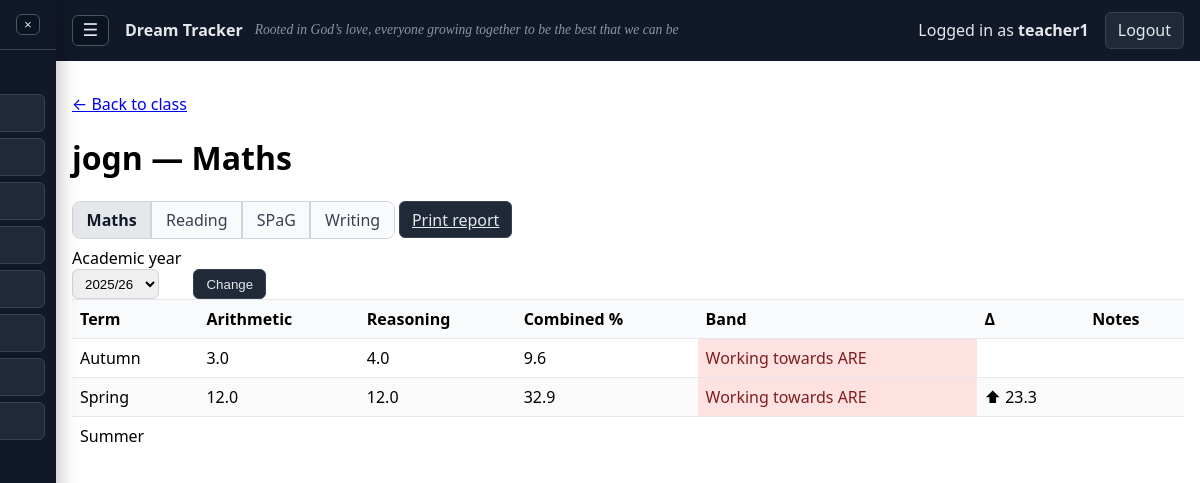
The page /pupil/1 (signed in) on the database its author committed.
### models.py (models this page shows, shortened)
class Teacher(UserMixin, db.Model):
    __tablename__ = "teachers"
    id = db.Column(db.Integer, primary_key=True)
    username = db.Column(db.String(80), unique=True, nullable=False)
    password_hash = db.Column(db.String(255), nullable=False)
    class_id = db.Column(db.Integer, db.ForeignKey("classes.id"))
    is_admin = db.Column(db.Boolean, nullable=False, default=False)
    is_active = db.Column(db.Boolean, nullable=False, default=True)
    class_links = db.relationship("TeacherClass", back_populates="teacher", cascade="all, delete-orphan")
    classes = db.relationship("SchoolClass", secondary="teacher_classes", viewonly=True)

class Pupil(db.Model):
    __tablename__ = "pupils"
    id = db.Column(db.Integer, primary_key=True)
    class_id = db.Column(db.Integer, db.ForeignKey("classes.id"), nullable=False)
    number = db.Column(db.Integer, nullable=True)  # optional display No.
    name = db.Column(db.String(120), nullable=False, index=True)
    gender = db.Column(db.String(1), nullable=True)  # 'M' or 'F'
    pupil_premium = db.Column(db.Boolean, default=False)
    laps = db.Column(db.Boolean, default=False)
    service_child = db.Column(db.Boolean, default=False)
    updated_at = db.Column(db.DateTime, default=datetime.utcnow, onupdate=datetime.utcnow)
    results = db.relationship("Result", backref="pupil", cascade="all, delete-orphan")
    writing_results = db.relationship("WritingResult", backref="pupil", cascade="all, delete-orphan")
    sats_scores = db.relationship("SatsScore", backref="pupil", cascade="all, delete-orphan")
    class_history = db.relationship("PupilClassHistory", backref="pupil", cascade="all, delete-orphan")
    __table_args__ = (
    )

class Result(db.Model):
    __tablename__ = "results"
    id = db.Column(db.Integer, primary_key=True)
    pupil_id = db.Column(db.Integer, db.ForeignKey("pupils.id"), nullable=False)
    academic_year_id = db.Column(db.Integer, db.ForeignKey("academic_years.id"), nullable=False)
    academic_year = db.relationship("AcademicYear")
    class_id_snapshot = db.Column(db.Integer, db.ForeignKey("classes.id"), nullable=True)
    term = db.Column(db.String(10), nullable=False)  # "Autumn" | "Spring" | "Summer"
    subject = db.Column(db.String(20), nullable=False, default="maths", index=True)
    arithmetic = db.Column(db.Float, nullable=True)
    reasoning = db.Column(db.Float, nullable=True)
    reading_p1 = db.Column(db.Float, nullable=True)
    reading_p2 = db.Column(db.Float, nullable=True)
    spelling = db.Column(db.Float, nullable=True)
    grammar = db.Column(db.Float, nullable=True)
    combined_pct = db.Column(db.Float, nullable=True)  # auto-calculated
    summary = db.Column(db.String(30), nullable=True)  # auto-assigned band (text)
    note = db.Column(db.Text, nullable=True)
    created_at = db.Column(db.DateTime, default=datetime.utcnow)
    updated_at = db.Column(db.DateTime, default=datetime.utcnow, onupdate=datetime.utcnow)
    updated_by_teacher_id = db.Column(db.Integer, db.ForeignKey("teachers.id"), nullable=True)
    __table_args__ = (
        db.UniqueConstraint('pupil_id', 'academic_year_id', 'term', 'subject', name='uq_pupil_year_term_subject'),
    )

### app.py (the view)
    @app.route("/pupil/<int:pupil_id>")
    @login_required
    def pupil_page(pupil_id: int):
        ensure_default_year()
        pupil = Pupil.query.get_or_404(pupil_id)
        requested_subject = (request.args.get("subject", "maths") or "maths").strip().lower()
        if requested_subject == "writing":
            subject = "writing"
        else:
            subject = normalize_subject(requested_subject)
        require_pupil_access(pupil)
        year_param = request.args.get("year")
        if year_param:
            try:
                year = AcademicYear.query.get(int(year_param))
            except ValueError:
                year = get_current_year()
            if not year:
                year = get_current_year()
        else:
            year = get_current_year()
        records = []
        if subject == "writing":
            order = case(
                (WritingResult.term == "Autumn", 1),
                (WritingResult.term == "Spring", 2),
                (WritingResult.term == "Summer", 3),
                else_=4,
            )
            result_map = {t: None for t in TERMS}
            results = (
                WritingResult.query
                .filter_by(pupil_id=pupil.id, academic_year_id=year.id)
                .order_by(order)
                .all()
            )
            for r in results:
                if r.term in result_map and result_map[r.term] is None:
                    result_map[r.term] = r
            for t in TERMS:
                r = result_map[t]
                band = writing_band_label(r.band) if r else None
                records.append({
                    "term": t,
                    "arithmetic": "—",
                    "reasoning": "—",
                    "combined_pct": "—",
                    "summary": band,
                    "note": (r.note if r and r.note else ""),
                    "delta": None,
                })
        else:
            order = case(
                (Result.term == "Autumn", 1),
                (Result.term == "Spring", 2),
                (Result.term == "Summer", 3),
                else_=4,
            )
            result_map = {t: None for t in TERMS}
            results = (
                Result.query
                .filter_by(pupil_id=pupil.id, academic_year_id=year.id, subject=subject)
                .order_by(order)
                .all()
            )
            for r in results:
                if r.term in result_map and result_map[r.term] is None:
                    result_map[r.term] = r
            prev_combined = None
            for t in TERMS:
                r = result_map[t]
                combined = r.combined_pct if r else None
                delta = None if combined is None or prev_combined is None else round(combined - prev_combined, 1)
                records.append({
                    "term": t,
                    "arithmetic": (r.arithmetic if r else None),
                    "reasoning": (r.reasoning if r else None),
                    "combined_pct": combined,
                    "summary": (r.summary if r else None),
                    "note": (r.note if r and r.note else ""),
                    "delta": delta,
                })
                if combined is not None:
                    prev_combined = combined
        years = AcademicYear.query.order_by(AcademicYear.label.asc()).all()
        return render_template(
            "pupil.html",
            pupil=pupil,
            records=records,
            years=years,
            selected_year_id=year.id,
            subject=subject,
            subject_label=("Writing" if subject == "writing" else subject_display(subject)),
            subjects=SUBJECTS,
            paper_labels=(("Band", "") if subject == "writing" else paper_labels_for(subject)),
            band_css=band_css,
            is_year6=(pupil.klass.year_group == 6),
        )

### templates/pupil.html (shortened to what this page needs)
{% extends "layout.html" %}
{% block content %}
<p><a href="{{ url_for('dashboard', subject=subject, year=selected_year_id, **{'class': pupil.class_id}) }}">← Back to class</a></p>
<h1>{{ pupil.name }} — {{ subject_label }}</h1>
<div style="margin: 0.5rem 0;">
  <nav class="subject-tabs" aria-label="Subject tabs">
    {% for s in subjects %}
      <a class="subject-tab {{ 'active' if s == subject else '' }}" href="{{ url_for('pupil_page', pupil_id=pupil.id, year=selected_year_id, subject=s) }}">{{ 'Maths' if s=='maths' else ('Reading' if s=='reading' else 'SPaG') }}</a>
    {% endfor %}
    <a class="subject-tab {{ 'active' if subject == 'writing' else '' }}" href="{{ url_for('pupil_page', pupil_id=pupil.id, year=selected_year_id, subject='writing') }}">Writing</a>
  </nav>
  <a class="button" href="{{ url_for('report_pupil', pupil_id=pupil.id, year=selected_year_id, subject=subject) }}">Print report</a>
</div>
<form class="inline" method="get" action="{{ url_for('pupil_page', pupil_id=pupil.id) }}">
  <label>Academic year<br>
    <select name="year">
      {% for y in years %}
        <option value="{{ y.id }}" {{ 'selected' if y.id == selected_year_id else '' }}>{{ y.label }}</option>
      {% endfor %}
    </select>
  </label>
  <button class="button" type="submit">Change</button>
</form>
<section>
  <table>
    <thead>
      <tr>
        <th>Term</th><th>{{ paper_labels[0] }}</th><th>{{ paper_labels[1] }}</th><th>Combined %</th><th>Band</th><th>Δ</th><th>Notes</th>
      </tr>
    </thead>
    <tbody>
      {% for r in records %}
      <tr>
        <td>{{ r.term }}</td>
        <td>{{ '' if r.arithmetic is none else r.arithmetic }}</td>
        <td>{{ '' if r.reasoning is none else r.reasoning }}</td>
        <td>{{ '' if r.combined_pct is none else r.combined_pct }}</td>
        <td class="{{ band_css(r.summary) }}">{{ r.summary or '' }}</td>
        <td>
          {% if r.delta is none %}
          {% elif r.delta > 0 %}⬆ {{ r.delta }}
          {% elif r.delta < 0 %}⬇ {{ r.delta|abs }}
          {% else %}→ 0.0{% endif %}
        </td>
        <td>{{ r.note }}</td>
      </tr>
      {% endfor %}
    </tbody>
  </table>
</section>
{% endblock %}

### templates/layout.html (shortened to what this page needs)
<!doctype html>
<html lang="en">
<head>
</head>
<body>
  {% set sidebar_params = namespace(values={}) %}
  {% for key in ['year','term','class','gender','pp','laps','svc','min_pct','max_pct','band'] %}
    {% if request.args.get(key) %}
      {% set _ = sidebar_params.values.update({key: request.args.get(key)}) %}
    {% endif %}
  {% endfor %}
  {% set sidebar_subject = request.view_args.get('subject') if request.view_args and request.view_args.get('subject') else request.args.get('subject', 'maths') %}
  {% set sidebar_mode = request.args.get('mode', 'table' if current_user.is_admin else 'home') %}
  {% set reports_href = url_for('reports', **sidebar_params.values) %}
  {% set is_year6_menu = y6_nav is not none %}
  {% if current_user.is_authenticated %}
    <div id="sidebarHoverZone" class="hover-zone" aria-hidden="true"></div>
    <aside id="sidebar" class="sidebar" aria-label="Main menu">
      <div class="sidebar-head">
        <button id="menuCloseBtn" class="sidebar-close" aria-label="Close menu" type="button">×</button>
      </div>
      <nav class="sidebar-nav">
        <div class="section-title">Teacher</div>
        {% if is_year6_menu %}
          <a class="sidebar-link {{ 'active' if request.endpoint == 'y6_home' or (request.endpoint == 'dashboard' and sidebar_mode == 'home') else '' }}" href="{{ url_for('y6_home', **sidebar_params.values) }}">Home</a>
          <a class="sidebar-link {{ 'active' if request.endpoint in ['y6_sats_tracker', 'sats_page'] else '' }}" href="{{ url_for('y6_sats_tracker', **sidebar_params.values) }}">SATs Tracker</a>
          <a class="sidebar-link {{ 'active' if request.endpoint in ['y6_writing', 'writing_dashboard'] or (request.endpoint == 'dashboard' and sidebar_subject == 'writing') else '' }}" href="{{ url_for('y6_writing', **sidebar_params.values) }}">Writing</a>
          <a class="sidebar-link {{ 'active' if request.endpoint in ['y6_reports', 'reports'] else '' }}" href="{{ url_for('y6_reports', **sidebar_params.values) }}">Reports</a>
        {% else %}
          <a class="sidebar-link {{ 'active' if request.endpoint == 'dashboard' and sidebar_mode == 'home' else '' }}" href="{{ url_for('dashboard', subject='maths', mode='home', **sidebar_params.values) }}">Home</a>
          <a class="sidebar-link {{ 'active' if request.endpoint == 'dashboard' and sidebar_mode == 'table' and sidebar_subject == 'maths' else '' }}" href="{{ url_for('dashboard', subject='maths', mode='table', **sidebar_params.values) }}">Maths</a>
          <a class="sidebar-link {{ 'active' if request.endpoint == 'dashboard' and sidebar_mode == 'table' and sidebar_subject == 'reading' else '' }}" href="{{ url_for('dashboard', subject='reading', mode='table', **sidebar_params.values) }}">Reading</a>
          <a class="sidebar-link {{ 'active' if request.endpoint == 'dashboard' and sidebar_mode == 'table' and sidebar_subject == 'spag' else '' }}" href="{{ url_for('dashboard', subject='spag', mode='table', **sidebar_params.values) }}">SPaG</a>
          <a class="sidebar-link {{ 'active' if request.endpoint == 'dashboard' and sidebar_mode == 'table' and sidebar_subject == 'writing' else '' }}" href="{{ url_for('dashboard', subject='writing', mode='table', **sidebar_params.values) }}">Writing</a>
          <a class="sidebar-link {{ 'active' if request.endpoint == 'assessments' else '' }}" href="{{ url_for('assessments') }}">GAP</a>
          <a class="sidebar-link {{ 'active' if request.endpoint == 'interventions' else '' }}" href="{{ url_for('interventions') }}">Interventions</a>
          <a class="sidebar-link {{ 'active' if request.endpoint == 'reports' else '' }}" href="{{ reports_href }}">Reports</a>
        {% endif %}
      </nav>
    </aside>
  {% endif %}
  <header class="bar">
    {% if current_user.is_authenticated %}
      <button id="menuBtn" class="menu-btn" aria-label="Open menu" type="button">☰</button>
    {% endif %}
    <div class="brand-wrap">
      <a class="brand" href="{{ url_for('index') }}">Dream Tracker</a>
      <span class="school-motto">Rooted in God’s love, everyone growing together to be the best that we can be</span>
    </div>
    {% if current_user.is_authenticated %}
      <span>Logged in as <strong>{{ current_user.username }}</strong></span>
      <a class="button" href="{{ url_for('logout') }}">Logout</a>
    {% else %}
      <a class="button" href="{{ url_for('login') }}">Login</a>
    {% endif %}
  </header>
  <main>
    {% block content %}{% endblock %}
  </main>
</body>
</html>

### rows shown on the page
Teacher: username "teacher1"
Pupil: name "jogn"
Result: term "Autumn", arithmetic "3.0", reasoning "4.0", combined_pct "9.6", summary "Working towards ARE"
Result: term "Spring", arithmetic "12.0", reasoning "12.0", combined_pct "32.9", summary "Working towards ARE", delta "23.3"

### other values the page prints
{{ subject_label }} "Maths"
{{ 'Maths' if s=='maths' else ('Reading' if s=='reading' else 'SPaG') }} "Maths" "Reading" "SPaG"
{{ paper_labels[0] }} "Arithmetic"
{{ paper_labels[1] }} "Reasoning"
{{ r.term }} "Summer"
form field year "2025/26"
